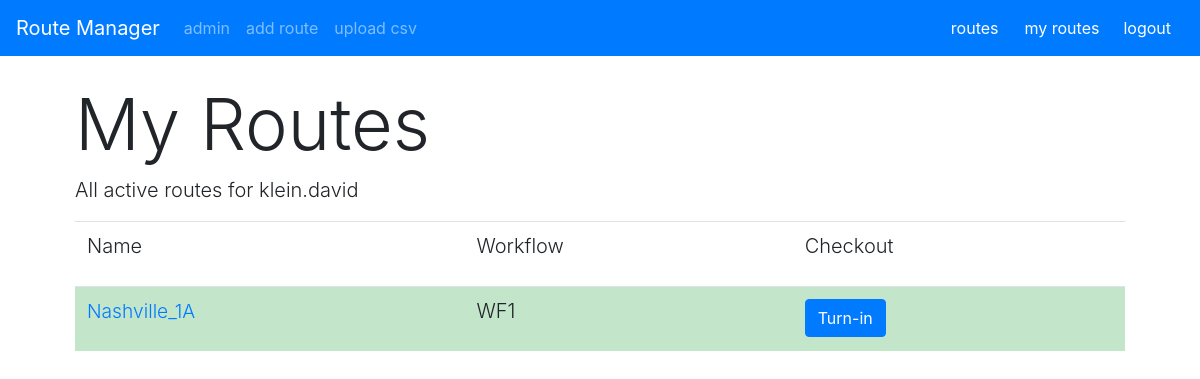
/routes/my_routes/ (signed in), run on an earlier commit of the app's database.
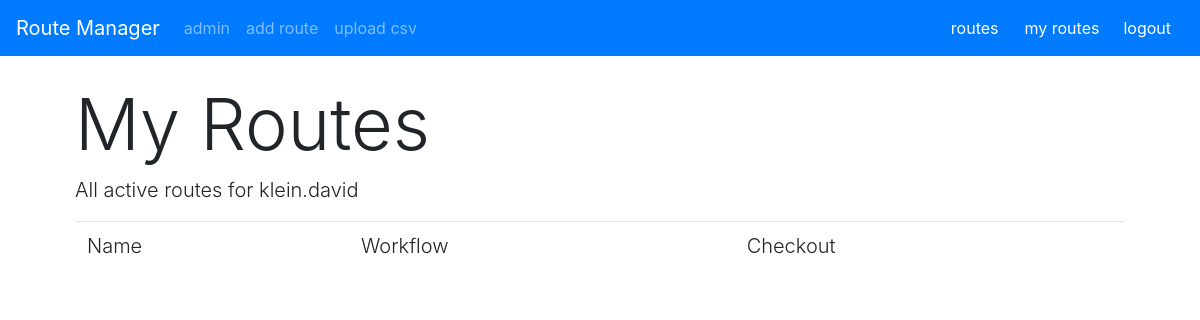
And on a later commit of the database.
### routes/models.py (models this page shows, shortened)
class Route(models.Model):
    route_name = models.CharField(max_length=200, unique=True)
    route_length = models.DecimalField(max_digits=10, decimal_places=1)
    active_user = models.ForeignKey(User, on_delete=models.CASCADE, default=None, blank=True, null=True)
    workflows = models.ManyToManyField('Workflow', through='RouteWorkflow', related_name='routes')

class RouteWorkflow(models.Model):
    route = models.ForeignKey(Route, on_delete=models.CASCADE)
    workflow = models.ForeignKey(Workflow, on_delete=models.CASCADE)
    status = models.IntegerField(default=0)

class Workflow(models.Model):
    workflow_name = models.CharField(max_length=200)
    def __str__(self):
        return self.workflow_name

### routes/views.py (the view)
# urls.py: path('my_routes/', views.my_routes, name='my_routes'),
def my_routes(request):
    if(request.user.is_authenticated):
        routes = Route.objects.filter(active_user=request.user)
        rw = []
        for route in routes:
            r = RouteWorkflow.objects.filter(route=route).first()
            rw.append(r)
        routes = merge(routes, rw)
        return render(request, 'my_routes.html', {'routes': routes})
    else:
        return render(request, 'home.html')

### routes/views.py (called while the page is built)
def merge(list1, list2):
    merged_list = [(list1[i], list2[i]) for i in range(0, len(list1))]
    return merged_list

### routes/templates/my_routes.html (shortened to what this page needs)
{% extends 'base.html' %}
{% block content %}
<div class="container" style="padding-top:25px;">
    <div class="container">
        <h1 class="display-3">My Routes</h1>
        <p class="lead">All active routes for {{ request.user }}</p>
    </div>
    <div class="container-fluid">
        <table class="table">
            <tr>
                <td>
                    <p class="lead">Name</p>
                </td>
                <td>
                    <p class="lead">Workflow</p>
                </td>
                <td>
                    <p class="lead">Checkout</p>
                </td>
            </tr>
            {% for route in routes %}
            {% if route.1.status == 1 %}
            <tr class="table-success">
                {% elif route.1.status == 2 %}
            <tr class="table-danger">
                {% elif route.1.status == 3 %}
            <tr class="table-dark">
                {% else %}
            <tr>
                {% endif %}
                <td><a href="/routes/{{ route.0.route_name }}/" style="font-size:1.2em; text-decoration:none"
                        class="lead">{{ route.0.route_name }}</a></td>
                <td>
                    <p class="lead">{{ route.1.workflow }}</p>
                </td>
                {% if route.1.status == 0 %}
                <form action="/routes/{{ route.0.route_name }}/checkout/" method="POST">
                    {% csrf_token %}
                    <td><button class="btn btn-primary">Checkout</button></td>
                </form>
                {% elif route.0.active_user == request.user %}
                <form action="/routes/{{ route.0.route_name }}/turnin/" method="POST">
                    <td><button class="btn btn-primary">Turn-in</button></td>
                </form>
                {% else %}
                <td>
                    <p class="lead"></p>
                </td>
                {% endif %}
            </tr>
            {% endfor %}
        </table>
    </div>
</div>
{% endblock %}

What changed in the data, as far as the page shows it:
removed Route: route_name "Nashville_1A", workflow_name "WF1"
